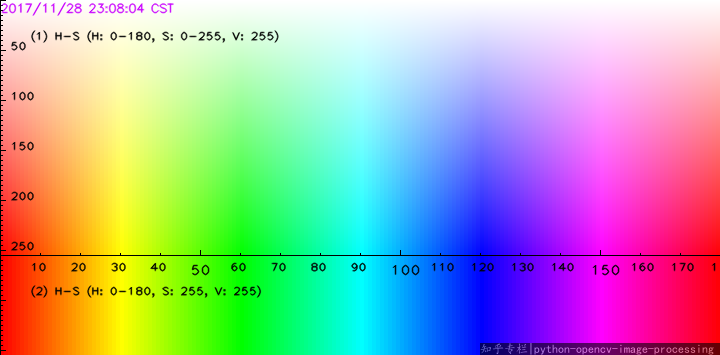
#> input picture HSV_python.png, 720 x 355 px, given in place of the camera
$ python capture_V3.py
#> lines starting #> are read from the running program, lines starting #| are printed output that depends on the picture; after the words box and inside, x2 and y2 are one past the last pixel; in counts of white or black regions, pixels touching at a corner belong together
# Máscara del video, color verde

# Librerías usadas
import numpy as np #Cambia el nombre de 'numpy' a 'np'
import cv2 as cv #Cambia el nombre de 'cv2' a 'cv'

# Funcion que interpreta RGB de imagen y lo pasa a HSV
# No se está usando aún, así que pueden ignorarla
def rgb_to_hsv(rojo, verde, azul):
    rojo=float(rojo)
    verde=float(verde)
    azul=float(azul)
    r, g, b = rojo/255.0, verde/255.0, azul/255.0
    maximo = max(r, g, b)
    minimo = min(r, g, b)
    rango = maximo-minimo
    if maximo == minimo:
        h = 0
    elif maximo == r:
        h = (60 * ((g-b)/rango) + 180) % 180
    elif maximo == g:
        h = (60 * ((b-r)/rango) + 60) % 180
    elif maximo == b:
        h = (60 * ((r-g)/rango) + 120) % 180
    if maximo == 0:
        s = 0
    else:
        s = (rango/maximo)*255.0
    v = maximo*255.0
    print(str(h),', ',str(s),', ',str(v))
    return [h,s,v]

################################

cap = cv.VideoCapture(0) # Numero en paréntesis indica cuál dispositivo se usa
                         # Si solo hay una cámara, se usa '0' o '-1'
if not cap.isOpened(): #cap.isOpened() es bool, True si hay camara accesada
    print("Cámara no abre") # Si no logra accesar una cámara
    exit()

while True:
    # Captura imagen frame por frame (cuadro de video = 'frame')
    ret, frame = cap.read()
#> frame is the input picture: shape (355, 720, 3); mean B, G, R 170.7, 171.1, 169.8
    # Si frame se lee correctamente, ret True
    if not ret:
        print("No se recibe imagen. Exiting ...")
        break
    # Procesado de imagen
    # 'cvtColor()' convierte el perfil de color BGR del frame a perfil HSV
    # Hue(tono del color),Saturation(cuánto del color),Value(valor del brillo)
    # En HSV, los colores se pueden expresar en un rango o intervalo
    hsv = cv.cvtColor(frame, cv.COLOR_BGR2HSV)
#> hsv: shape (355, 720, 3); mean H, S, V 89.4, 162.1, 249.9

    # Rango de tonos verdes en HSV
    lower_green = np.array([35, 35, 140])  # Mínimo rango de color
    upper_green = np.array([65, 255, 255]) # Máximo rango de color
    # Color de prueba      Azules            Rojo           Verde
    # Var 'lower_'      [95, 35, 140]   [155, 35, 140]   [35, 35, 140]
    # Var 'upper_'      [145, 35, 140]   [25, 35, 140]   [85, 35, 140]

    # Overlay de la máscara
    # Mantiene pixeles con color dentro del rango, los demás pasan a ser negro
    mask = cv.inRange(hsv, lower_green, upper_green)
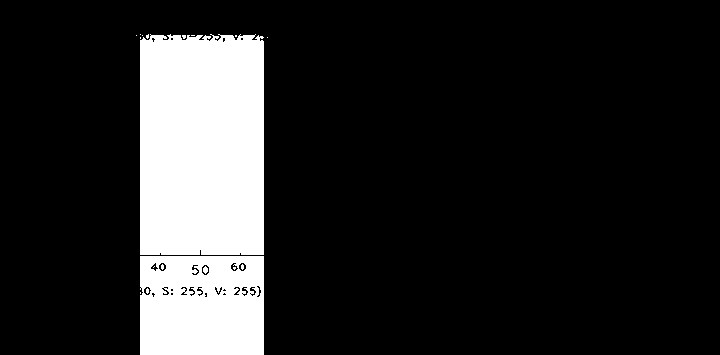
#> mask: shape (355, 720); 15.2% white; 18 white regions (15 under 20 px), largest, box (x1, y1, x2, y2) and area: (140, 34, 264, 255) 27057, (140, 256, 264, 355) 11746, (203, 266, 208, 274) 28

    # El negro de la máscara tiene valor de 0; al 'multiplicar' por la imagen original
    # Todo lo que no tenga verde (en este caso específico) es removido
    result = cv.bitwise_and(frame, frame, mask = mask)
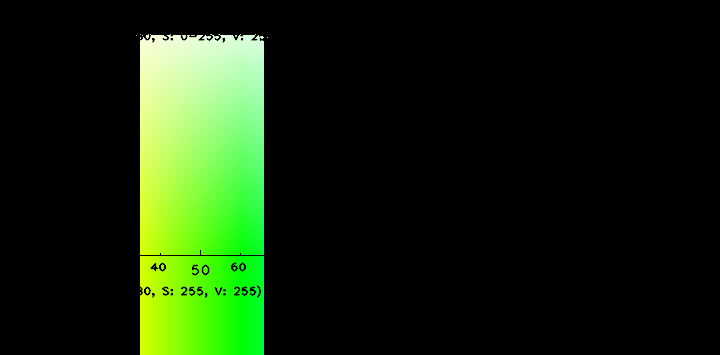
#> result: shape (355, 720, 3); mean B, G, R 12.1, 38.7, 21.1

    # Se abren las ventanas que muestran la imagen original, la máscara (blanco y negro)
    # y la combinación de ambas
    cv.imshow('frame', frame)
    cv.imshow('mask', mask)
    cv.imshow('result', result)

    if cv.waitKey(1) == ord('q'): #presionar la tecla 'Q' detiene el programa#
#> (key q is pressed here)
        break


# Al finalizar operacion, todas las ventanas se cierran y se detiene la captura de imagen
cap.release()
cv.destroyAllWindows()
